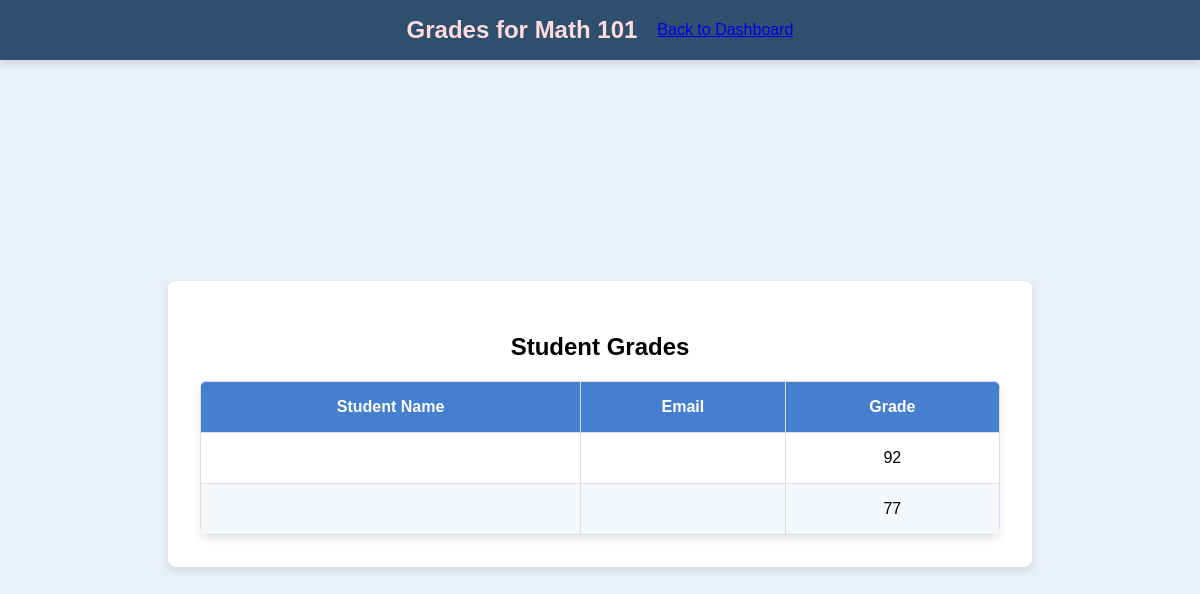
/teacher/course/2/grades (signed in), run on an earlier commit of the app's database.
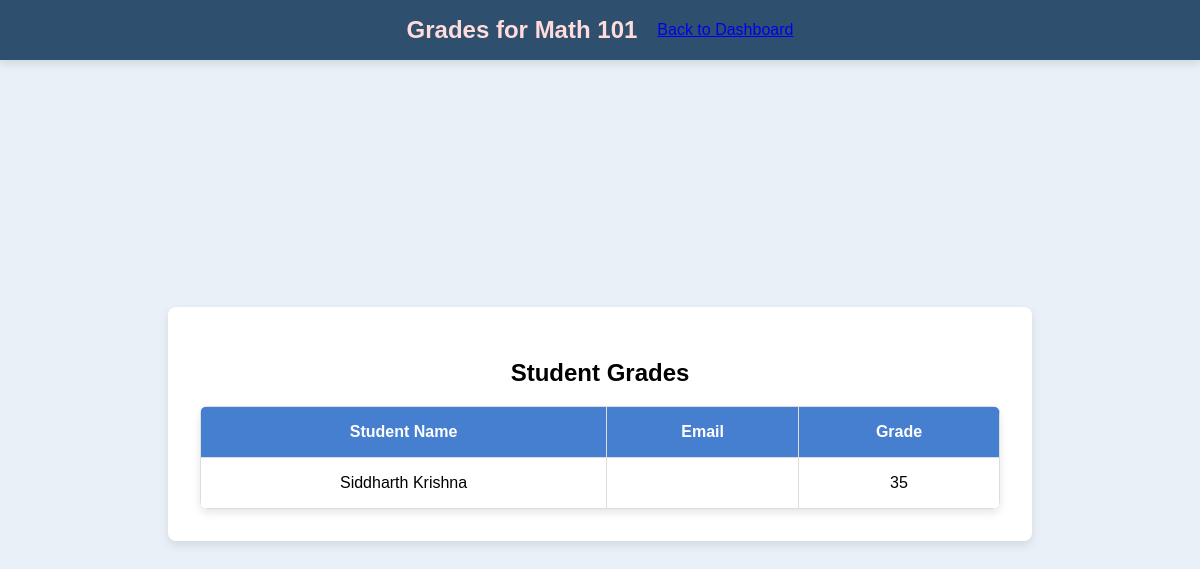
And on a later commit of the database.
### app.py (models this page shows, shortened)
class Course(db.Model):
    id = db.Column(db.Integer, primary_key=True)
    course_code = db.Column(db.String(10))
    course_name = db.Column(db.String(100))
    capacity = db.Column(db.Integer)
    teacher_id = db.Column(db.Integer, db.ForeignKey('user.id'), nullable=True)
    teacher = db.relationship('User', backref='teaching_courses', foreign_keys=[teacher_id])
    time = db.Column(db.String(50))
    enrolled_count = db.Column(db.Integer, default=0)

class Enrollment(db.Model):
    id = db.Column(db.Integer, primary_key=True)
    course_id = db.Column(db.Integer, db.ForeignKey('course.id'))
    user_id = db.Column(db.Integer, db.ForeignKey('user.id'))
    grade = db.Column(db.String(5))
    user = db.relationship('User', backref='enrollments', lazy=True)
    course = db.relationship('Course', backref='enrollments', lazy=True)

class User(UserMixin, db.Model):
    id = db.Column(db.Integer, primary_key=True)
    username = db.Column(db.String(150))
    password = db.Column(db.String(150))
    role = db.Column(db.String(50))

### app.py (the view)
@app.route('/teacher/course/<int:course_id>/grades')
@login_required
def view_grades(course_id):
    if current_user.role != 'teacher':
        flash("Access denied: Only teachers can view grades.", "danger")
        return redirect(url_for('login'))
    course = Course.query.filter_by(id=course_id, teacher_id=current_user.id).first()
    if not course:
        flash("You do not have permission to view grades for this course.", "danger")
        return redirect(url_for('teacher_dashboard'))
    enrollments = Enrollment.query.filter_by(course_id=course.id).all()
    students_with_grades = [
        {
            "student": User.query.get(enrollment.user_id),
            "grade": enrollment.grade  # Assuming the `Enrollment` model has a `grade` column
        }
        for enrollment in enrollments
    ]
    return render_template('grades.html', course=course, students_with_grades=students_with_grades)

### app.py (called while the page is built)
@login_manager.user_loader
def load_user(user_id):
    return User.query.get(int(user_id))

### templates/grades.html (shortened to what this page needs)
<!DOCTYPE html>
<html lang="en">
<head>
    <link rel="stylesheet" href="{{ url_for('static', filename='styles.css') }}">
</head>
<body>
    <div class="header">
        <h1>Grades for {{ course.course_name }}</h1>
        <a href="{{ url_for('teacher_dashboard') }}" class="back-button">Back to Dashboard</a>
    </div>
    <div class="container">
        <h2>Student Grades</h2>
        <table>
            <thead>
                <tr>
                    <th>Student Name</th>
                    <th>Email</th>
                    <th>Grade</th>
                </tr>
            </thead>
            <tbody>
                {% for entry in students_with_grades %}
                <tr>
                    <td>{{ entry.student.username }}</td>
                    <td>{{ entry.student.email }}</td>
                    <td>{{ entry.grade if entry.grade is not none else "Not Graded" }}</td>
                </tr>
                {% endfor %}
            </tbody>
        </table>
    </div>
</body>
</html>

### static/styles.css (style rules this page uses)
body { font-family: Arial, sans-serif; background-color: #e9f0f7; margin: 0; display: flex; justify-content: center; align-items: center; min-height: 100vh; }
.container { max-width: 800px; width: 100%; background-color: #ffffff; padding: 2rem; border-radius: 8px; box-shadow: 0px 4px 10px rgba(0, 0, 0, 0.1); text-align: center; margin: 5rem auto 2rem; }
.header { width: 100%; background-color: #2f4f6f; color: #fff; padding: 1rem 0; display: flex; justify-content: center; align-items: center; box-shadow: 0px 4px 8px rgba(0, 0, 0, 0.1); position: fixed; top: 0; left: 0; z-index: 10; margin-bottom: 20px; }
.header h1, .header h2 { margin: 0; color: #ffdbdb; }
.header h1 { font-size: 1.5rem; margin-right: 20px; }
table { width: 100%; border-collapse: collapse; margin-top: 1rem; text-align: center; border-radius: 8px; overflow: hidden; box-shadow: 0px 4px 8px rgba(0, 0, 0, 0.1); }
th, td { border: 1px solid #ddd; padding: 1rem; }
th { background-color: #467fcf; color: #fff; font-weight: bold; }

What changed in the data, as far as the page shows it:
removed Enrollment: grade "92"
removed Enrollment: grade "77"
added Enrollment: student.username "Siddharth Krishna", grade "35"
